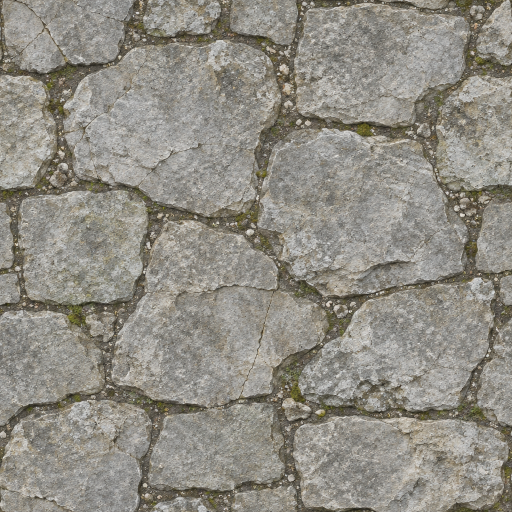
#> input picture hollow-reign/art/floors/courtyard.png, 1024 x 1024 px, found by its file name (shown at 1/2 size); its folder holds 4 pictures in this run
$ python floors.py
#> lines starting #> are read from the running program, lines starting #| are printed output that depends on the picture
#!/usr/bin/env python3
"""Ground textures: one seamless, sharp, top-down paving or earth texture per region (Higgsfield image, about 1 credit),
made tileable by cross-blending its edges, with a normal map derived from its own detail.
Output: assets/textures/floor_<theme>.jpg and floor_<theme>_n.png (1024 px). Skips ones that exist.
Usage: tools/floors.py [theme ...]"""
import os, subprocess, sys
import numpy as np
from PIL import Image
FRAME = " Seamless tileable texture, photographed straight down from directly above, completely flat even overcast lighting, no cast shadows, no perspective, no horizon, no objects, fills the whole frame edge to edge, very sharp crisp detail, realistic. No text."
T = {
 "courtyard": "Worn pale grey medieval flagstone paving, large irregular fitted slabs with dark mortar joints, chipped edges, fine cracks, a little moss and grit in the joints.",
 "blackwood": "Dark forest floor: black wet earth packed with dead leaves, small roots, twigs, patches of deep green moss and a few flat buried stones.",
 "cathedral": "Scorched cathedral floor of large square dark stone tiles, cracked, dusted with grey ash and soot, faint traces of worn gold inlay lines.",
 "crypt": "Wet green-black crypt flagstones, uneven old slabs with deep joints, slick with damp, verdigris stains and thin puddles in the hollows.",
 "roost": "Black volcanic basalt ground, cracked into rough plates, coarse ash and cinders in the cracks, a few faint dull orange veins.",
 "citadel": "Frozen palace floor: pale grey-white stone slabs glazed with thin blue ice, frost crystals, hairline cracks, windblown snow in the joints.",
 "deep": "Cavern floor of dark violet-grey rock, layered and cracked, with thin seams of black glass and pale mineral veins.",
 "throne": "Royal hall floor of large polished black marble slabs with fine white and gold veining and narrow tarnished gold inlay strips between slabs, worn and dusty.",
 "sanctuary": "Old chapel floor of warm brown-grey stone flags, worn smooth in the middle, candle soot and dust in the joints.",
}
os.makedirs("assets/textures", exist_ok=True)
os.makedirs("art/floors", exist_ok=True)

def tileable(a, m=96):
    # cross-fade each edge into the opposite one so the texture repeats without a seam
#> called with m = 96
    h, w, _ = a.shape
#> h = 1024; w = 1024
    a = a.astype(np.float32)
    ramp = np.linspace(0, 1, m)[None, :, None]
    left, right = a[:, :m].copy(), a[:, -m:].copy()
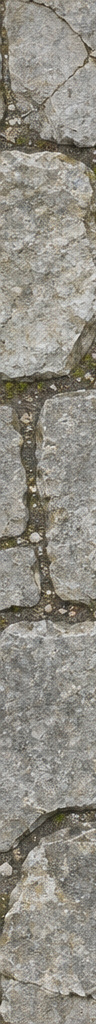
#> left: shape (1024, 96, 3) float32; mean R, G, B 145.1, 141.6, 132.5
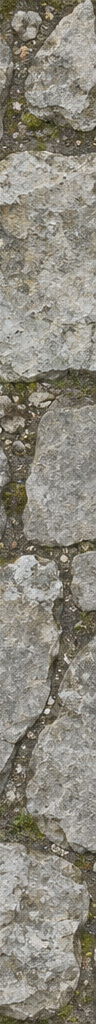
#> right: shape (1024, 96, 3) float32; mean R, G, B 139.4, 135.3, 124.7
    a[:, :m] = left * ramp + right * (1 - ramp)
    a = a[:, :w - m]
#> a: shape (1024, 928, 3) float32
    ramp = np.linspace(0, 1, m)[:, None, None]
    top, bot = a[:m].copy(), a[-m:].copy()
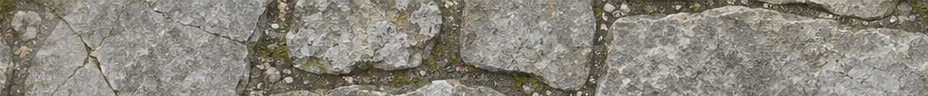
#> top: shape (96, 928, 3) float32; mean R, G, B 138.6, 135.1, 125.9
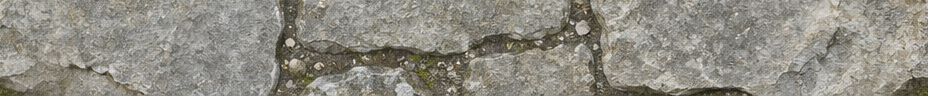
#> bot: shape (96, 928, 3) float32; mean R, G, B 143.5, 140.1, 131.8
    a[:m] = top * ramp + bot * (1 - ramp)
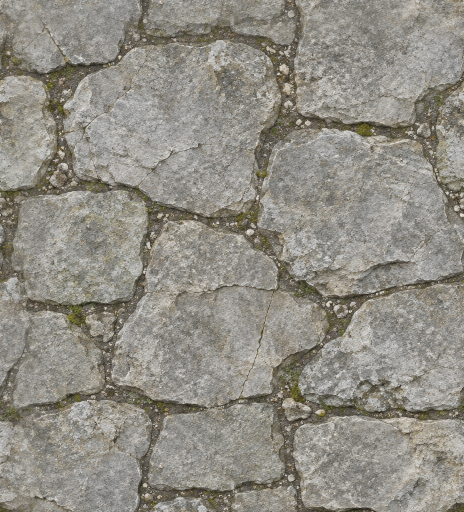
#> a: shape (1024, 928, 3) float32 (shown at 1/2 size); mean R, G, B 144.6, 141.2, 132.5
    return a[:h - m]

for theme in (sys.argv[1:] or T):
    out = "assets/textures/floor_%s.jpg" % theme
    if os.path.exists(out):
        print(theme, "exists"); continue
    raw = "art/floors/%s.png" % theme
    if not os.path.exists(raw):
        r = subprocess.run(["higgsfield", "generate", "create", "gpt_image_2_6", "--prompt", T[theme] + FRAME, "--aspect_ratio", "1:1", "--resolution", "1k", "--wait", "--wait-timeout", "6m"],
                           capture_output=True, text=True, stdin=subprocess.DEVNULL)
        url = r.stdout.strip().splitlines()[-1] if r.stdout.strip() else ""
        if not url.startswith("http"):
            print(theme, "FAILED", (r.stderr or r.stdout)[-160:]); continue
        subprocess.run(["curl", "-sS", "-m", "180", "-o", raw, url], check=True)
    a = tileable(np.asarray(Image.open(raw).convert("RGB")))
    img = Image.fromarray(np.clip(a, 0, 255).astype(np.uint8)).resize((1024, 1024), Image.LANCZOS)
    img.save(out, quality=92)
    # normal map from luminance (wrapping Sobel so it tiles too)
    g = np.asarray(img.convert("L")).astype(np.float32) / 255.0
    dx = (np.roll(g, -1, 1) - np.roll(g, 1, 1)) * 3.0
    dy = (np.roll(g, -1, 0) - np.roll(g, 1, 0)) * 3.0
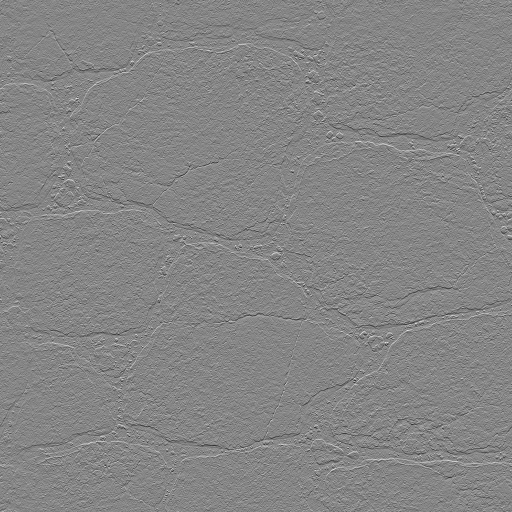
#> dy: shape (1024, 1024) float32 (shown at 1/2 size); min -2.28, max 2.08, mean -5.41e-11; drawn with min black and max white
    n = np.dstack([-dx, -dy, np.ones_like(g)])
    n /= np.linalg.norm(n, axis=2, keepdims=True)
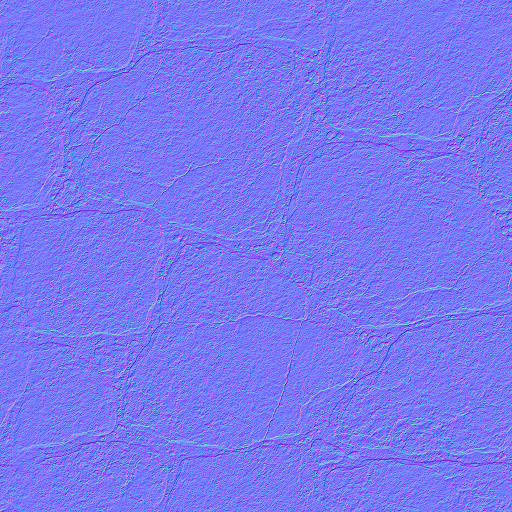
#> n: shape (1024, 1024, 3) float32 (shown at 1/2 size); mean of channels 0, 1, 2 3.44e-05, -0.00149, 0.931; drawn with min black and max white
    Image.fromarray(((n * 0.5 + 0.5) * 255).astype(np.uint8)).save("assets/textures/floor_%s_n.png" % theme)
    print(theme, "ok", flush=True)
#> pass 2 of the loop `for theme in (sys.argv[1:] or T):`:
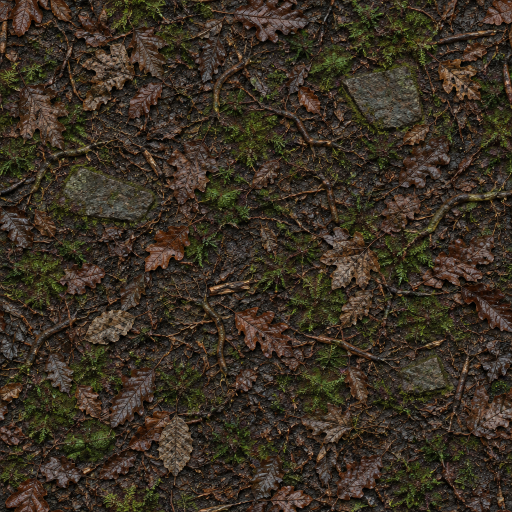
#> input picture hollow-reign/art/floors/blackwood.png, 1024 x 1024 px, found by its file name (shown at 1/2 size)
#> in tileable (call 2), `a[:m] = top * ramp + bot * (1 - ramp)`:
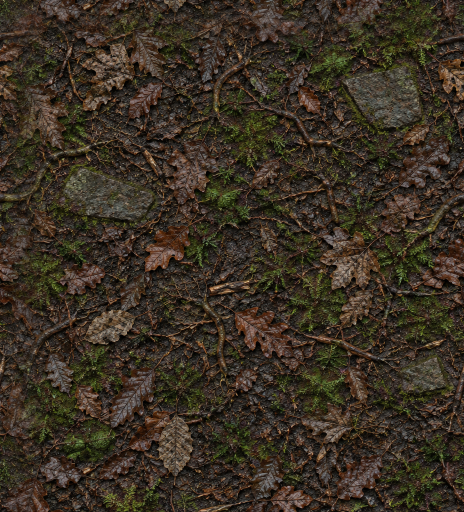
#> a: shape (1024, 928, 3) float32 (shown at 1/2 size); mean R, G, B 58.3, 48.6, 35.6
#> `n /= np.linalg.norm(n, axis=2, keepdims=True)`:
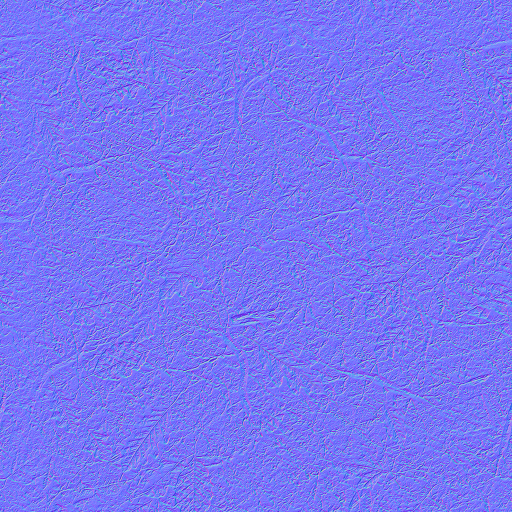
#> n: shape (1024, 1024, 3) float32 (shown at 1/2 size); mean of channels 0, 1, 2 7.05e-05, -0.00388, 0.924; drawn with min black and max white
#> (the run stopped early here; a loop or call above may not have finished)
